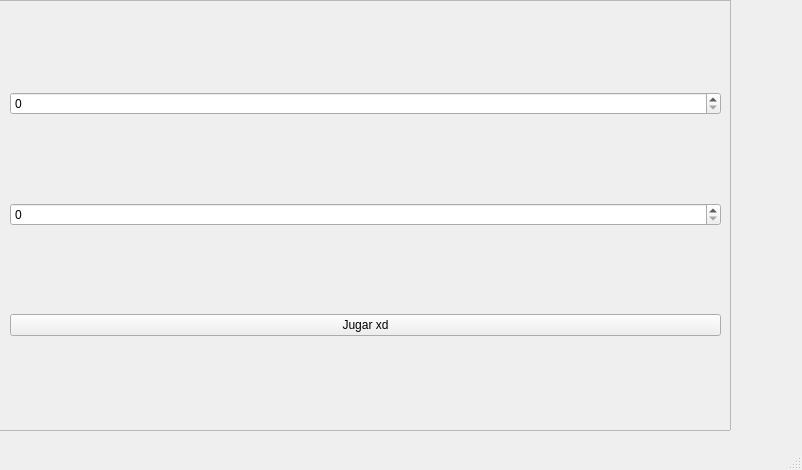
<?xml version="1.0" encoding="UTF-8"?>
<ui version="4.0">
 <class>MainWindow</class>
 <widget class="QMainWindow" name="MainWindow">
  <property name="geometry">
   <rect>
    <x>0</x>
    <y>0</y>
    <width>802</width>
    <height>470</height>
   </rect>
  </property>
  <property name="windowTitle">
   <string>MainWindow</string>
  </property>
  <widget class="QWidget" name="centralwidget">
   <widget class="QFrame" name="frameConfigScreen">
    <property name="geometry">
     <rect>
      <x>-10</x>
      <y>0</y>
      <width>741</width>
      <height>431</height>
     </rect>
    </property>
    <property name="frameShape">
     <enum>QFrame::StyledPanel</enum>
    </property>
    <property name="frameShadow">
     <enum>QFrame::Raised</enum>
    </property>
    <widget class="QWidget" name="verticalLayoutWidget">
     <property name="geometry">
      <rect>
       <x>20</x>
       <y>10</y>
       <width>711</width>
       <height>411</height>
      </rect>
     </property>
     <layout class="QVBoxLayout" name="verticalLayout">
      <item>
       <widget class="QSpinBox" name="spinBox"/>
      </item>
      <item>
       <widget class="QSpinBox" name="spinBox_2"/>
      </item>
      <item>
       <widget class="QPushButton" name="pushButton">
        <property name="text">
         <string>Jugar xd</string>
        </property>
       </widget>
      </item>
     </layout>
    </widget>
   </widget>
  </widget>
  <widget class="QMenuBar" name="menubar">
   <property name="geometry">
    <rect>
     <x>0</x>
     <y>0</y>
     <width>802</width>
     <height>20</height>
    </rect>
   </property>
  </widget>
  <widget class="QStatusBar" name="statusbar"/>
 </widget>
 <resources/>
 <connections/>
</ui>
